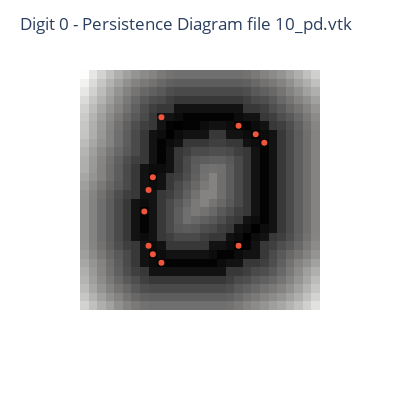

This figure's notebook cell:
### Markdown cell above
or overlayed to filtration that originated the persistence pairs

### Code cell
digitPrefix = "0/10"
pngFile = os.path.join(IMG_DIR, digitPrefix+".png")
im = io.imread(pngFile)

inside = im > 0
outside = im <= 0

im1 = ndimage.morphology.distance_transform_edt(inside)
im2 = ndimage.morphology.distance_transform_edt(outside)

imf = im2-im1
imf = (imf - np.min(imf))/np.ptp(imf)

cycleFile = os.path.join(VTK_DIR, digitPrefix+"_pd.vtk")
visualizeComponents(imf, cycleFile)

### Figure 1 — Plotly figure (JSON) as saved in the notebook; plotly's stock layout.template omitted (floating-point values rounded to 4 significant figures; data arrays with more than 128 entries replaced by an {"elided": "..."} marker saying what was removed)
{"data": [{"coloraxis": "coloraxis", "hovertemplate": "x: %{x}<br>y: %{y}<br>color: %{z}<extra></extra>", "name": "0", "type": "heatmap", "xaxis": "x", "yaxis": "y", "z": {"elided": "28x28 float values"}}, {"hoverinfo": "text", "mode": "markers", "text": [0.0798, 0.04674, 0.04674, 0, 0, 0.04674, 0.06558, 0.06558, 0, 0.4788, 0], "type": "scatter", "x": [7, 8, 8, 9, 9, 18, 18, 20, 21, 7.5, 7.5], "y": [16, 12, 21, 5, 22, 6, 20, 7, 8, 20, 13.5]}], "layout": {"coloraxis": {"colorscale": [[0, "rgb(0, 0, 0)"], [0.09091, "rgb(16, 16, 16)"], [0.1818, "rgb(38, 38, 38)"], [0.2727, "rgb(59, 59, 59)"], [0.3636, "rgb(81, 80, 80)"], [0.4545, "rgb(102, 101, 101)"], [0.5455, "rgb(124, 123, 122)"], [0.6364, "rgb(146, 146, 145)"], [0.7273, "rgb(171, 171, 170)"], [0.8182, "rgb(197, 197, 195)"], [0.9091, "rgb(224, 224, 223)"], [1, "rgb(254, 254, 253)"]], "showscale": false}, "height": 400, "margin": {"t": 60}, "title": {"text": "Digit 0 - Persistence Diagram file 10_pd.vtk"}, "width": 400, "xaxis": {"anchor": "y", "constrain": "domain", "domain": [0, 1], "scaleanchor": "y", "showticklabels": false}, "yaxis": {"anchor": "x", "autorange": "reversed", "constrain": "domain", "domain": [0, 1], "showticklabels": false}}}
